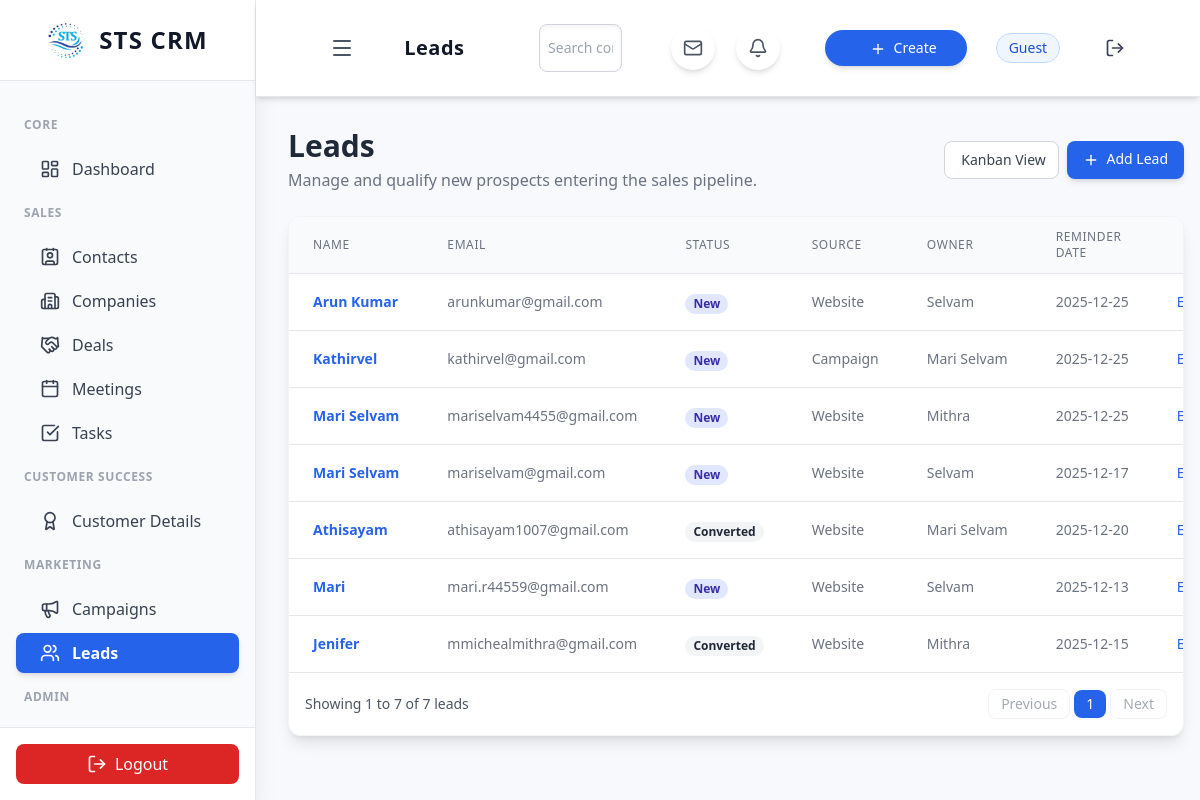
The page /leads.php on the database its author committed.
### tables this page shows
CREATE TABLE `leads` (
  `id` int(11) UNSIGNED NOT NULL,
  `name` varchar(255) NOT NULL,
  `company` varchar(255) DEFAULT NULL,
  `email` varchar(255) NOT NULL,
  `phone` varchar(50) DEFAULT NULL,
  `status` enum('New','Attempted','Contacted','Qualified','Unqualified','Converted') DEFAULT 'New',
  `source` varchar(100) DEFAULT NULL,
  `owner_id` int(11) UNSIGNED DEFAULT NULL,
  `created_at` timestamp NOT NULL DEFAULT current_timestamp(),
  `updated_at` timestamp NOT NULL DEFAULT current_timestamp() ON UPDATE current_timestamp(),
  `campaign_id` int(11) UNSIGNED DEFAULT NULL,
  `reminder_date` date DEFAULT NULL,
  `reminder_done` tinyint(1) NOT NULL DEFAULT 0,
  `remarks` varchar(500) DEFAULT NULL
);

CREATE TABLE `users` (
  `id` int(11) UNSIGNED NOT NULL,
  `name` varchar(255) NOT NULL,
  `email` varchar(255) NOT NULL,
  `password` varchar(255) NOT NULL COMMENT 'Stores the hashed password',
  `role` varchar(50) NOT NULL DEFAULT 'user' COMMENT 'e.g., admin, user, manager',
  `created_at` datetime DEFAULT current_timestamp(),
  `status` varchar(20) NOT NULL DEFAULT 'Active',
  `team` varchar(100) DEFAULT NULL,
  `email_provider` varchar(50) DEFAULT 'None',
  `email_signature` text DEFAULT NULL,
  `monthly_quota` decimal(15,2) DEFAULT 0.00,
  `email_sync` int(255) DEFAULT NULL,
  `email_password` varchar(500) DEFAULT NULL
);

### leads.php (the view, shortened to what this page needs)
<?php
include 'api/db.php';
if (!function_exists('generate_lead_row')) {
    function generate_lead_row($id, $name, $email, $status, $source, $owner, $reminder_date)
    {
        $status_class = match ($status) {
            'New' => 'bg-indigo-100 text-indigo-800',
            'Attempted' => 'bg-yellow-100 text-yellow-800',
            'Contacted' => 'bg-blue-100 text-blue-800',
            'Qualified' => 'bg-green-100 text-green-800',
            'Converted' => 'bg-gray-100 text-gray-800',
            default => 'bg-gray-100 text-gray-800',
        };
        $delete_button = '';
        return '
            <tr class="hover:bg-gray-50 transition duration-150">
                <td class="px-6 py-4 whitespace-nowrap text-sm font-semibold text-blue-600 hover:text-blue-800 cursor-pointer">
                    <a href="view_lead.php?id=' . htmlspecialchars($id) . '">' . htmlspecialchars($name) . '</a>
                </td>
                <td class="px-6 py-4 whitespace-nowrap text-sm text-gray-500">' . htmlspecialchars($email) . '</td>
                <td class="px-6 py-4 whitespace-nowrap">
                    <span class="px-2 inline-flex text-xs leading-5 font-semibold rounded-full ' . $status_class . '">'
            . htmlspecialchars($status) . '
                    </span>
                </td>
                <td class="px-6 py-4 whitespace-nowrap text-sm text-gray-500">' . htmlspecialchars($source) . '</td>
                <td class="px-6 py-4 whitespace-nowrap text-sm text-gray-500">' . htmlspecialchars($owner) . '</td>
                <td class="px-6 py-4 whitespace-nowrap text-sm text-gray-500">' . htmlspecialchars($reminder_date) . '</td>
                <td class="px-6 py-4 whitespace-nowrap text-right text-sm font-medium space-x-2">
                    <a href="edit_lead.php?id=' . htmlspecialchars($id) . '" class="text-blue-600 hover:text-blue-900">Edit</a>' . $delete_button . '
                   <!--a href="api/delete_lead_process.php?id=' . htmlspecialchars($id) . '"
                    class="text-red-600 hover:text-red-900"
                    onclick="return confirm(\'Are you sure you want to delete this lead?\')">Delete</a-->
                </td>
            </tr>
        ';
    }
}
$filter_campaign_id = isset($_GET['campaign_id']) ? (int) $_GET['campaign_id'] : null;
$campaign_name = null;
$where_clause = '';
$pagination_query = '';
$kanban_query = $filter_campaign_id > 0 ? '?campaign_id=' . $filter_campaign_id : '';
$limit = 15;
$page = isset($_GET['page']) ? (int) $_GET['page'] : 1;
$count_sql = "SELECT COUNT(*) AS total FROM leads l" . $where_clause;
$stmt_count = $conn->prepare($count_sql);
$stmt_count->execute();
$count_result = $stmt_count->get_result();
$total_leads = $count_result ? $count_result->fetch_assoc()['total'] : 0;
$total_pages = ceil($total_leads / $limit);
$offset = ($page - 1) * $limit;
$leads = [];
$lead_rows = '';
$sql = "
    SELECT
        l.id, l.name, l.email, l.status, l.source,l.reminder_date,
        u.name AS owner_name
    FROM leads l
    LEFT JOIN users u ON l.owner_id = u.id
    " . $where_clause . "
    ORDER BY l.created_at DESC
    LIMIT $limit OFFSET $offset
";
$stmt = $conn->prepare($sql);
if ($stmt) {
    $stmt->execute();
    $result = $stmt->get_result();
    if ($result && $result->num_rows > 0) {
        while ($lead = $result->fetch_assoc()) {
            $leads[] = $lead;
            $lead_rows .= generate_lead_row(
                $lead['id'],
                $lead['name'],
                $lead['email'],
                $lead['status'],
                $lead['source'],
                $lead['owner_name'] ?? 'Unassigned',
                $lead['reminder_date'] ?? 'Not set'
            );
        }
    }
}
$current_page_count = count($leads);
$start_item = $current_page_count > 0 ? $offset + 1 : 0;
$end_item = $current_page_count > 0 ? $offset + $current_page_count : 0;
?>
<div class="flex flex-col sm:flex-row justify-between items-start sm:items-center mb-6">
    <div>
        <h1 class="text-3xl font-bold text-gray-800">Leads</h1>
        <p class="text-gray-500 mt-1">Manage and qualify new prospects entering the sales pipeline.</p>
    </div>
    <div class="mt-4 sm:mt-0 flex space-x-2">
        <a href="leads_kanban.php<?= $kanban_query ?>"
            class="px-3 py-2 text-sm font-medium rounded-lg border border-gray-300 bg-white text-gray-700 hover:bg-gray-100 transition">
            <i data-lucide="trello" class="w-4 h-4 inline mr-1"></i> Kanban View
        </a>
        <a href="create_lead.php" class="px-4 py-2 text-sm font-medium rounded-lg
                                         bg-blue-600 hover:bg-blue-800 text-white transition duration-150 shadow-md">
            <i data-lucide="plus" class="w-4 h-4 inline mr-1"></i> Add Lead
        </a>
    </div>
</div>
<div class="bg-white rounded-xl shadow-lg border border-gray-100 overflow-hidden">
    <div class="overflow-x-auto">
        <table class="min-w-full divide-y divide-gray-200">
            <thead class="bg-gray-50">
                <tr>
                    <th class="px-6 py-3 text-left text-xs font-medium text-gray-500 uppercase tracking-wider">Name</th>
                    <th class="px-6 py-3 text-left text-xs font-medium text-gray-500 uppercase tracking-wider">Email
                    </th>
                    <th class="px-6 py-3 text-left text-xs font-medium text-gray-500 uppercase tracking-wider">Status
                    </th>
                    <th class="px-6 py-3 text-left text-xs font-medium text-gray-500 uppercase tracking-wider">Source
                    </th>
                    <th class="px-6 py-3 text-left text-xs font-medium text-gray-500 uppercase tracking-wider">Owner
                    </th>
                    <th class="px-6 py-3 text-left text-xs font-medium text-gray-500 uppercase tracking-wider">Reminder
                        Date</th>
                    <th class="px-6 py-3"></th>
                </tr>
            </thead>
            <tbody class="bg-white divide-y divide-gray-200">
                <?php
                if (empty($lead_rows)) {
                    $message = $campaign_name ? "No leads found for the campaign: " . htmlspecialchars($campaign_name) : "No leads found.";
                    echo '<tr><td colspan="7" class="px-6 py-4 text-center text-sm text-gray-500">' . $message . '</td></tr>';
                } else {
                    echo $lead_rows;
                }
                ?>
            </tbody>
        </table>
    </div>
    <div class="p-4 flex justify-between items-center text-sm text-gray-600 border-t border-gray-200">
        <span>
            <?php if ($total_leads > 0): ?>
                Showing <?= $start_item ?> to <?= $end_item ?> of <?= $total_leads ?> leads
            <?php else: ?>
                No leads found.
            <?php endif; ?>
        </span>
        <div class="space-x-1 flex items-center">
            <?php
            $prev_page = $page - 1;
            $prev_class = $page <= 1 ? 'opacity-50 cursor-not-allowed' : 'hover:bg-gray-100';
            ?>
            <a href="leads.php?page=<?= $prev_page ?><?= $pagination_query ?>"
                class="px-3 py-1 border rounded-lg <?= $prev_class ?>">
                Previous
            </a>
            <?php for ($i = max(1, $page - 2); $i <= min($total_pages, $page + 2); $i++): ?>
                <?php
                $active_class = $i == $page ? 'bg-blue-600 text-white' : 'border hover:bg-gray-100';
                ?>
                <a href="leads.php?page=<?= $i ?><?= $pagination_query ?>"
                    class="px-3 py-1 rounded-lg <?= $active_class ?>">
                    <?= $i ?>
                </a>
            <?php endfor; ?>
            <?php
            $next_page = $page + 1;
            $next_class = $page >= $total_pages ? 'opacity-50 cursor-not-allowed' : 'hover:bg-gray-100';
            ?>
            <a href="leads.php?page=<?= $next_page ?><?= $pagination_query ?>"
                class="px-3 py-1 border rounded-lg <?= $next_class ?>">
                Next
            </a>
        </div>
    </div>
</div>
<?php
include 'includes/layout.php';
?>

### includes/layout.php (style rules this page uses)
body { background-color: #f7f9fc; }

### rows shown on the page
leads: name "Arun Kumar", email "arunkumar@gmail.com", status "New", source "Website", owner.name "Selvam", reminder_date "2025-12-25"
leads: name "Kathirvel", email "kathirvel@gmail.com", status "New", source "Campaign", owner.name "Mari Selvam", reminder_date "2025-12-25"
leads: name "Mari Selvam", email "mariselvam4455@gmail.com", status "New", source "Website", owner.name "Mithra", reminder_date "2025-12-25"
leads: name "Mari Selvam", email "mariselvam@gmail.com", status "New", source "Website", owner.name "Selvam", reminder_date "2025-12-17"
leads: name "Athisayam", email "athisayam1007@gmail.com", status "Converted", source "Website", owner.name "Mari Selvam", reminder_date "2025-12-20"
leads: name "Mari", email "mari.r44559@gmail.com", status "New", source "Website", owner.name "Selvam", reminder_date "2025-12-13"
leads: name "Jenifer", email "mmichealmithra@gmail.com", status "Converted", source "Website", owner.name "Mithra", reminder_date "2025-12-15"

### other values the page prints
str_replace('.php', '', $current_page) "Leads"
$_SESSION['user_name'] "Guest"
$start_item "1"
$end_item "7"
$total_leads "7"
